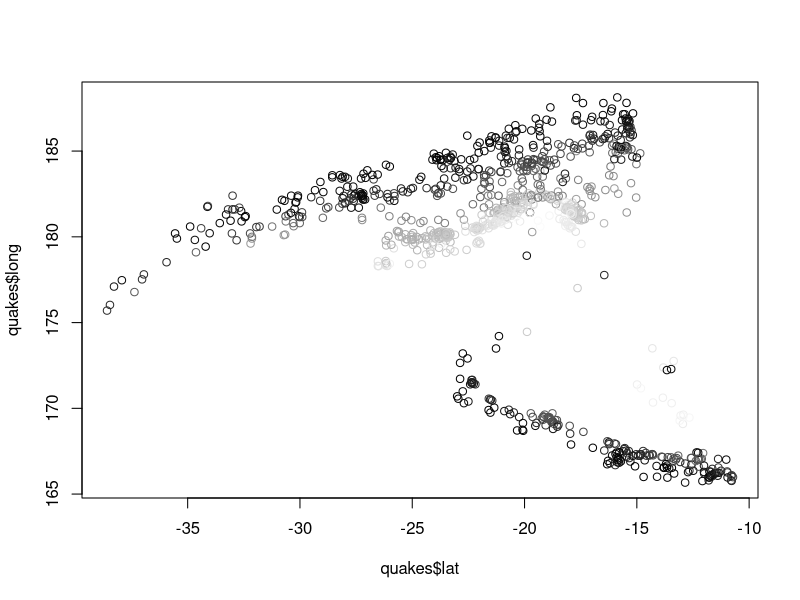
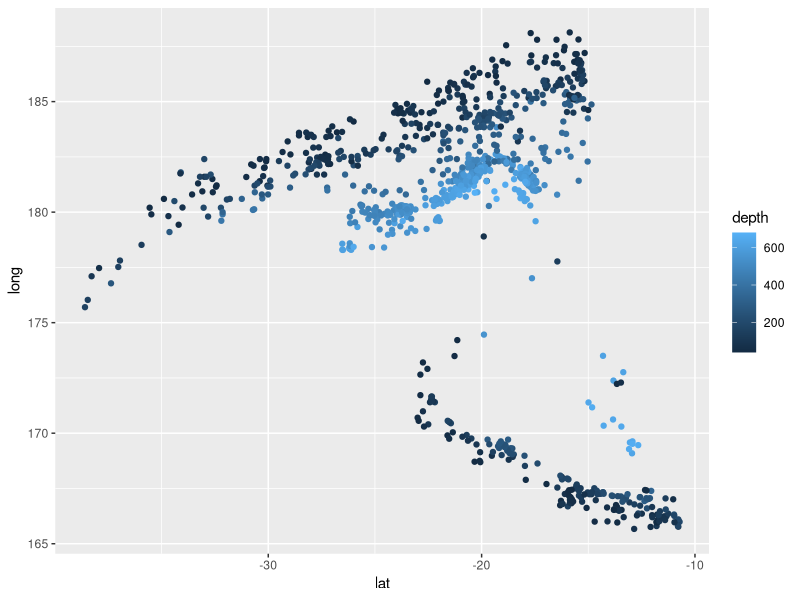
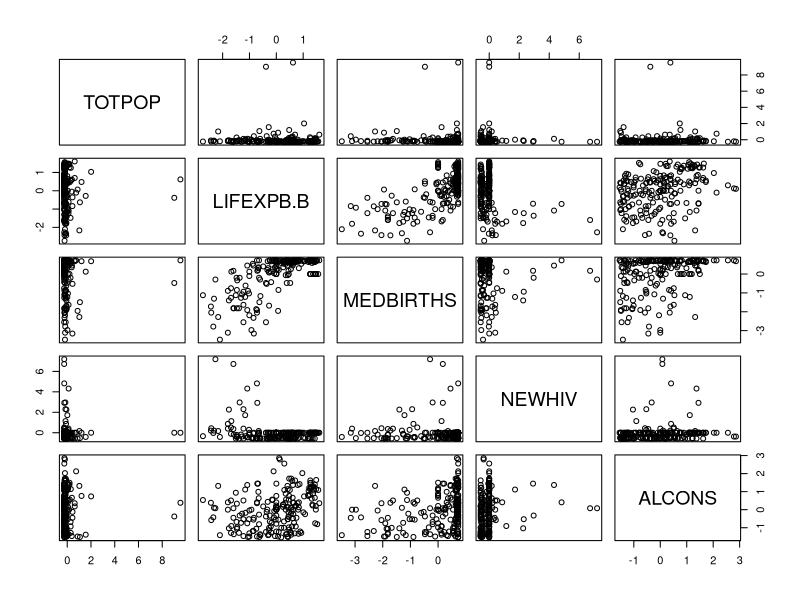
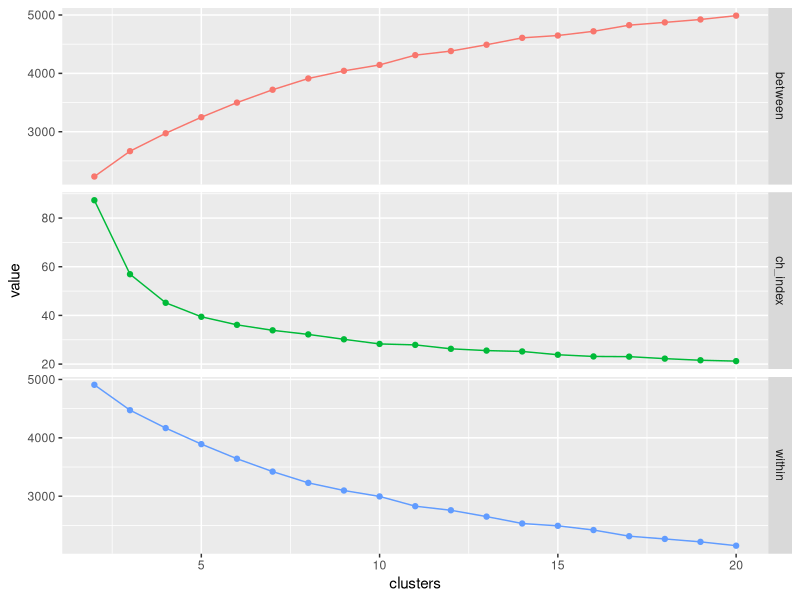
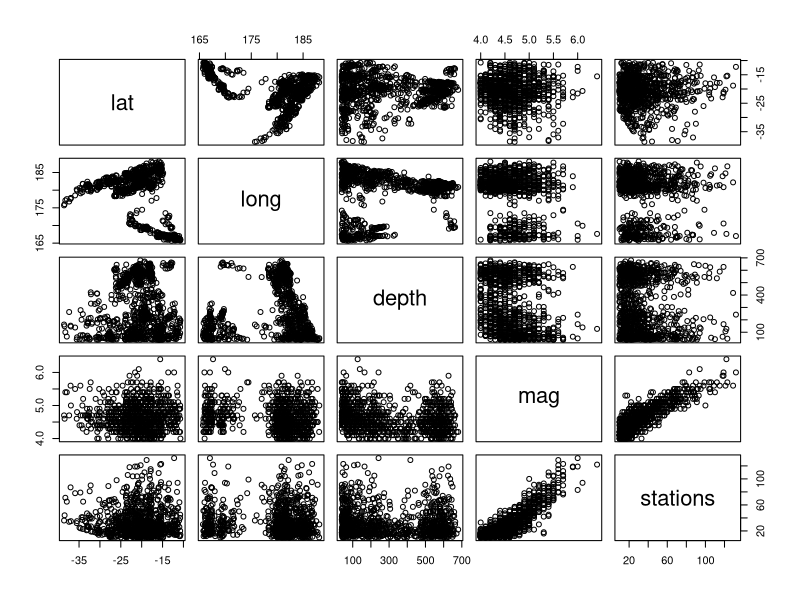
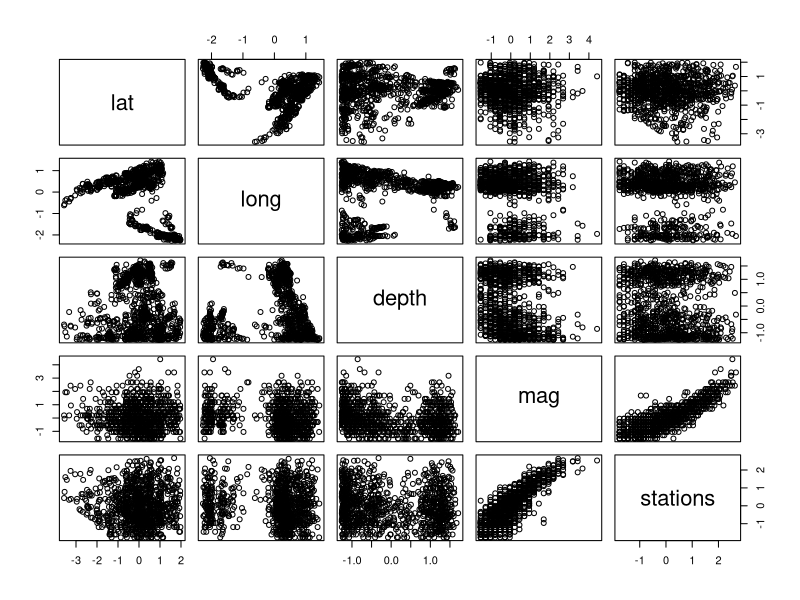
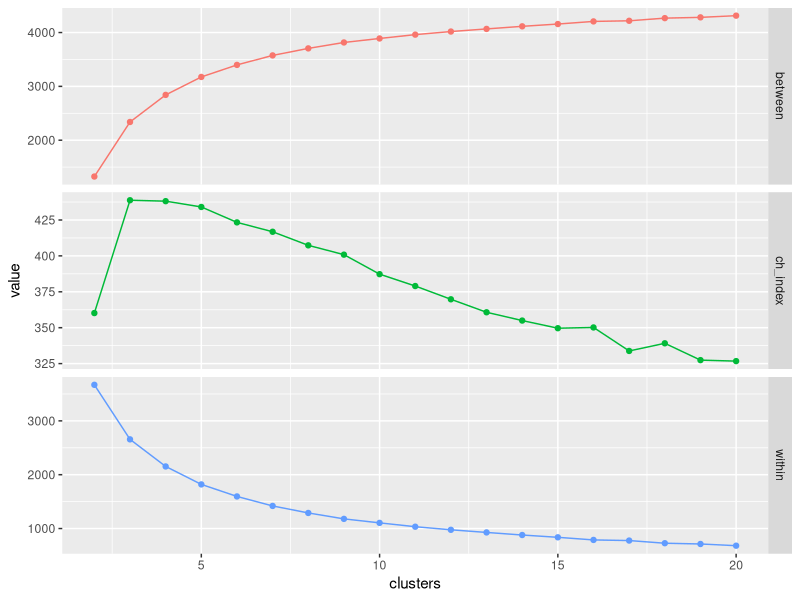
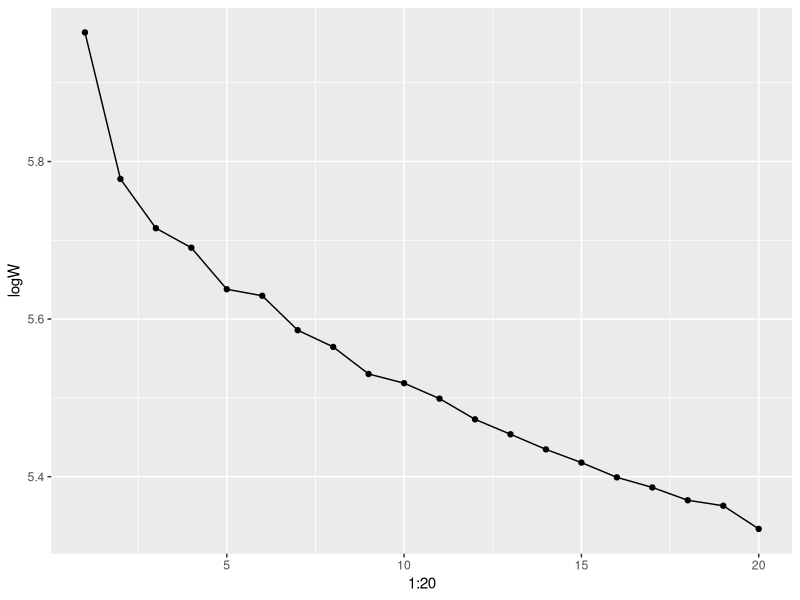

Here is the R script that generated these plots, in order:
## ---- chunk 1
library(tidyverse)
library(cluster)
knitr::opts_chunk$set(echo = TRUE)
## ---- chunk 2
clr <- gray((quakes$depth-min(quakes$depth))/as.vector(range(quakes$depth)%*%c(-1,1)))
plot(quakes$lat,quakes$long,col=clr)
## ---- chunk 3
ggplot(quakes,aes(x=lat,y=long,colour=depth))+geom_point()
## ---- chunk 4
whsUnscaled <- read.table("whs2016_AnnexB-data-wo-NAs.txt", 
                          sep = "\t", header = TRUE, quote = "", 
                          encoding = "ISO-8859-1")
whs <- scale(whsUnscaled)
summary(whs[,c(1,4,7,10,17)])
pairs(whs[,c(1,4,7,10,17)])
## ---- chunk 5
clusterMetrics = tibble()
for (k in 2:20) {
  km <- kmeans(whs, k, nstart = 20)
  ch <- (km$betweenss / (k - 1)) / (km$tot.withinss / (nrow(whs) - k))
  clusterMetrics <- rbind(clusterMetrics, tibble(
    clusters = k,
    within = km$tot.withinss,
    between = km$betweenss,
    ch_index = ch
  ))
}

clusterMetrics <- clusterMetrics %>% gather(key = "metric", value = "value", -clusters)
ggplot(clusterMetrics, aes(x = clusters, y = value, col = metric)) + geom_point() + geom_line() + facet_grid(metric ~ ., scales = "free_y") + theme(legend.position = "none")
## ---- chunk 6
pairs(quakes)
xformQuakes <- quakes
xformQuakes[, "stations"] <- log(xformQuakes[, "stations"])
scaledQuakes = scale(xformQuakes)
pairs(scaledQuakes)
## ---- chunk 7
clusterMetrics = tibble()
for (k in 2:20) {
  km <- kmeans(scaledQuakes, k, nstart = 20)
  ch <- (km$betweenss / (k - 1)) / (km$tot.withinss / (nrow(scaledQuakes) - k))
  clusterMetrics <- rbind(clusterMetrics, tibble(
    clusters = k,
    within = km$tot.withinss,
    between = km$betweenss,
    ch_index = ch
  ))
}

clusterMetrics <- clusterMetrics %>% gather(key = "metric", value = "value", -clusters)
ggplot(clusterMetrics, aes(x = clusters, y = value, col = metric)) + geom_point() + geom_line() + facet_grid(metric ~ ., scales = "free_y") + theme(legend.position = "none")
## ---- chunk 8
whsGap <- clusGap(whs, kmeans, 20)
ggplot(as.tibble(whsGap$Tab), aes(x = 1:20, y = logW)) + geom_point() + geom_line()
ggplot(as.tibble(whsGap$Tab), aes(x = 1:20, y = SE.sim)) + geom_point() + geom_line()
ggplot(as.tibble(whsGap$Tab), aes(x = 1:20, y = SE.sim)) + geom_point() + geom_line()
## ---- chunk 9
quakeGap <- clusGap(scaledQuakes, kmeans, 20)
ggplot(as.tibble(quakeGap$Tab), aes(x = 1:20, y = logW)) + geom_point() + geom_line()
ggplot(as.tibble(quakeGap$Tab), aes(x = 1:20, y = SE.sim)) + geom_point() + geom_line()
ggplot(as.tibble(quakeGap$Tab), aes(x = 1:20, y = gap)) + geom_point() + geom_line()
## ---- chunk 10
ks <- c(2, 3, 4)
d <- dist(whs)
whsHC <- hclust(d, method = "ward.D")
whsCut <- cutree(whsHC, k = ks)

for (k in ks) {
  km <- kmeans(whs, k, nstart = 20)
  print(table(km$cluster, whsCut[,as.character(k)]))
}
## ---- chunk 11
ks <- c(2, 3, 4)
d <- dist(scaledQuakes)
quakesHC <- hclust(d, method = "ward.D")
quakesCut <- cutree(quakesHC, k = ks)

for (k in ks) {
  km <- kmeans(scaledQuakes, k, nstart = 20)
  print(table(km$cluster, quakesCut[,as.character(k)]))
}
## ---- chunk 12
ori.heights = whsHC$height
rnd.heights = numeric() 
for ( i.sim in 1:100 ) {
  data.rnd <-apply(whs,2,sample) 
  hw.rnd=hclust(dist(data.rnd),method="ward.D2") 
  rnd.heights <- c(rnd.heights,hw.rnd$height)
} 

plot(ori.heights,rank(ori.heights)/length(ori.heights), col="red", xlab="height", ylab="F(height)", pch=19)
points(rnd.heights,rank(rnd.heights)/length(rnd.heights), col="blue")
## ---- chunk 13
ori.heights = quakesHC$height
rnd.heights = numeric() 
for ( i.sim in 1:100 ) {
  data.rnd <-apply(scaledQuakes,2,sample) 
  hw.rnd=hclust(dist(data.rnd),method="ward.D2") 
  rnd.heights <- c(rnd.heights,hw.rnd$height)
} 

plot(ori.heights,rank(ori.heights)/length(ori.heights), col="red", xlab="height", ylab="F(height)", pch=19)
points(rnd.heights,rank(rnd.heights)/length(rnd.heights), col="blue")
